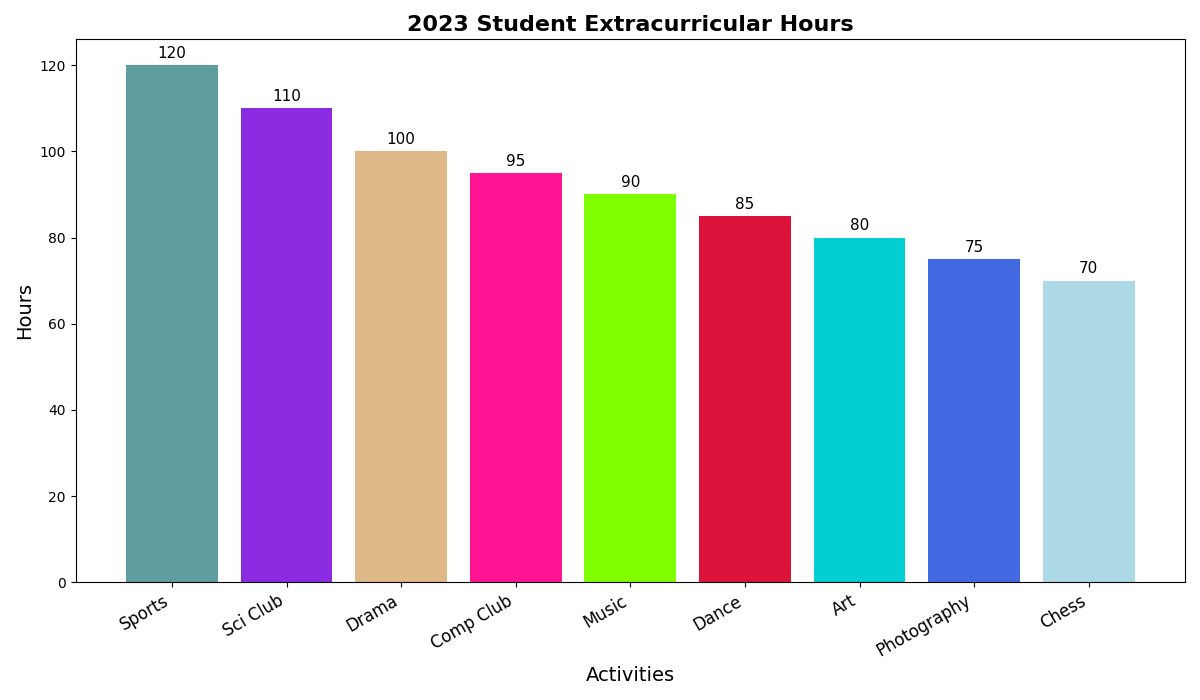

The Python source for this figure:
import matplotlib.pyplot as plt
import numpy as np

# Original data
subjects = ["Sports", "Music", "Art", "Sci Club", "Comp Club", "Dance", "Drama", "Chess", "Photography"]
hours_spent = np.array([120, 90, 80, 110, 95, 85, 100, 70, 75])

# Sort the data based on hours_spent in descending order
sorted_indices = np.argsort(-hours_spent)
sorted_subjects = [subjects[i] for i in sorted_indices]
sorted_hours_spent = hours_spent[sorted_indices]

fig, ax = plt.subplots(figsize=(12, 7))

bar_positions = np.arange(len(sorted_subjects))
bars = ax.bar(bar_positions, sorted_hours_spent, color=['#5f9ea0', '#8a2be2', '#deb887', '#ff1493', '#7fff00', '#dc143c', '#00ced1', '#4169e1', '#add8e6'])

ax.set_title("2023 Student Extracurricular Hours", fontsize=16, fontweight='bold')
ax.set_xlabel("Activities", fontsize=14)
ax.set_ylabel("Hours", fontsize=14)

ax.set_xticks(bar_positions)
ax.set_xticklabels(sorted_subjects, rotation=30, ha='right', fontsize=12)

for bar in bars:
    height = bar.get_height()
    ax.annotate(f'{height}', 
                xy=(bar.get_x() + bar.get_width() / 2, height), 
                xytext=(0, 3), 
                textcoords="offset points",
                ha='center', va='bottom', fontsize=11, color='black')

plt.tight_layout()

plt.show()
